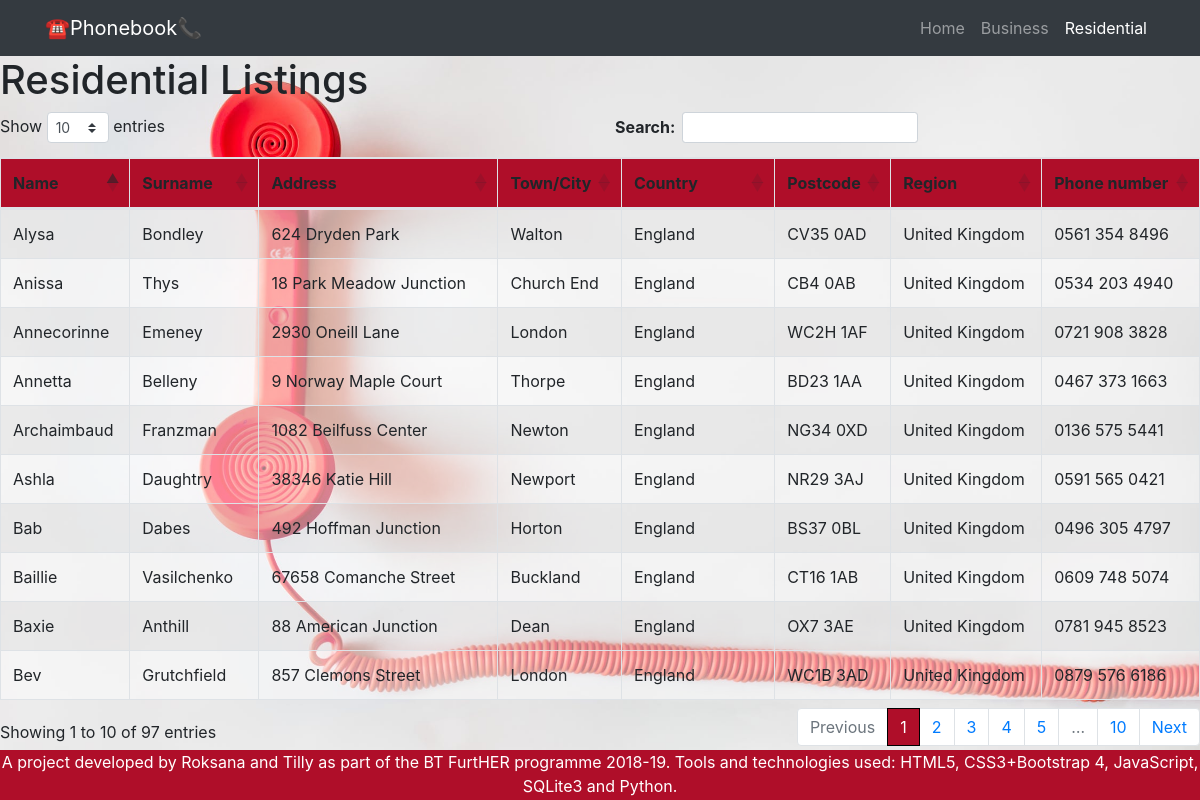
The app's page /residential with its own data.
### tables this page shows
CREATE TABLE Residential(first_name TEXT , surname TEXT, address_line_1 TEXT, town_city TEXT, country TEXT, postcode TEXT, region TEXT, telephone_number REAL);

### Phonebook_Website_files/app.py (the view)
@app.route("/residential")
def residential():
    surname_results = display_residential()
    return render_template("residential.html", surname_results=surname_results)

### Phonebook_Website_files/functions.py (called while the page is built)
def display_residential():
    conn = sqlite3.connect("phonebook_project.db")
    c = conn.cursor()
    c.execute('SELECT * FROM Residential')
    surname_results = c.fetchall()
    return surname_results

### Phonebook_Website_files/templates/residential.html (shortened to what this page needs)
{% extends "layout.html" %}
{% block content %}
<body>
  <nav class="navbar navbar-expand-lg navbar-dark bg-dark static-top">
    <div class="container">
      <a class="navbar-brand" href="/">☎️Phonebook📞</a>
      <div class="collapse navbar-collapse" id="navbarResponsive">
        <ul class="navbar-nav ml-auto">
            <a class="nav-link" href="/">Home
            </a>
          <li class="nav-item">
            <a class="nav-link" id="bizlink" href="/business">Business</a>
          </li>
          <li class="nav-item active">
            <a class="nav-link" id="reslink" href="/residential">Residential</a>
          </li>
        </ul>
      </div>
    </div>
  </nav>
<h1>Residential Listings</h1>
<table class="table table-striped table-bordered" id="example">
  <thead>
    <tr>
      <th scope="col">Name</th>
      <th scope="col">Surname</th>
      <th scope="col">Address</th>
      <th scope="col">Town/City</th>
      <th scope="col">Country</th>
      <th scope="col">Postcode</th>
      <th scope="col">Region</th>
      <th scope="col">Phone number</th>
    </tr>
  </thead>
    <tbody>
    {% for res in surname_results %}
        <tr>
            <td>{{ res[0] }}</td>
            <td>{{ res[1] }}</td>
            <td>{{ res[2] }}</td>
            <td>{{ res[3] }}</td>
            <td>{{ res[4] }}</td>
            <td>{{ res[5] }}</td>
            <td>{{ res[6] }}</td>
            <td>{{ res[7] }}</td>
        </tr>
    {% endfor %}
    </tbody>
        </table>
{% endblock  %}

### Phonebook_Website_files/templates/layout.html (shortened to what this page needs)
<!DOCTYPE html>
<html lang="en">
<head>
    <link rel="stylesheet" href="https://cdn.datatables.net/1.10.19/css/dataTables.bootstrap4.min.css">
  <link rel="stylesheet" href="https://maxcdn.bootstrapcdn.com/bootstrap/4.2.1/css/bootstrap.min.css">
 <link rel="stylesheet" type="text/css" href="{{ url_for("static", filename="css/style.css") }}">
</head>
  {% block content %}{% endblock %}
<footer>
<p>
A project developed by Roksana and Tilly as part of the BT FurtHER programme 2018-19.
  Tools and technologies used: HTML5, CSS3+Bootstrap 4, JavaScript, SQLite3 and Python.
</p>
</footer>
</body>
</html>

### Phonebook_Website_files/static/css/style.css (style rules this page uses)
body { background-size: cover; background-repeat: no-repeat; background-image: url("../images/background.jpg"); height: 100vh; }
footer { position:fixed; height:50px; background-color:rgba(175, 14, 41, 1); bottom:0px; left:0px; right:0px; margin-bottom:0px; text-align: center; color: white; }
.table td { background-color: rgba(255,255,255,0.5); }
.table th { background-color: rgba(175, 14, 41, 1) }

### records on screen
Residential: first_name "Bev", surname "Grutchfield", address_line_1 "857 Clemons Street", town_city "London", country "England", postcode "WC1B 3AD", region "United Kingdom", telephone_number "0879 576 6186"
Residential: first_name "Baillie", surname "Vasilchenko", address_line_1 "67658 Comanche Street", town_city "Buckland", country "England", postcode "CT16 1AB", region "United Kingdom", telephone_number "0609 748 5074"
Residential: first_name "Annetta", surname "Belleny", address_line_1 "9 Norway Maple Court", town_city "Thorpe", country "England", postcode "BD23 1AA", region "United Kingdom", telephone_number "0467 373 1663"
Residential: first_name "Baxie", surname "Anthill", address_line_1 "88 American Junction", town_city "Dean", country "England", postcode "OX7 3AE", region "United Kingdom", telephone_number "0781 945 8523"
Residential: first_name "Ashla", surname "Daughtry", address_line_1 "38346 Katie Hill", town_city "Newport", country "England", postcode "NR29 3AJ", region "United Kingdom", telephone_number "0591 565 0421"
Residential: first_name "Annecorinne", surname "Emeney", address_line_1 "2930 Oneill Lane", town_city "London", country "England", postcode "WC2H 1AF", region "United Kingdom", telephone_number "0721 908 3828"
Residential: first_name "Anissa", surname "Thys", address_line_1 "18 Park Meadow Junction", town_city "Church End", country "England", postcode "CB4 0AB", region "United Kingdom", telephone_number "0534 203 4940"
Residential: first_name "Alysa", surname "Bondley", address_line_1 "624 Dryden Park", town_city "Walton", country "England", postcode "CV35 0AD", region "United Kingdom", telephone_number "0561 354 8496"
Residential: first_name "Archaimbaud", surname "Franzman", address_line_1 "1082 Beilfuss Center", town_city "Newton", country "England", postcode "NG34 0XD", region "United Kingdom", telephone_number "0136 575 5441"
Residential: first_name "Bab", surname "Dabes", address_line_1 "492 Hoffman Junction", town_city "Horton", country "England", postcode "BS37 0BL", region "United Kingdom", telephone_number "0496 305 4797"
